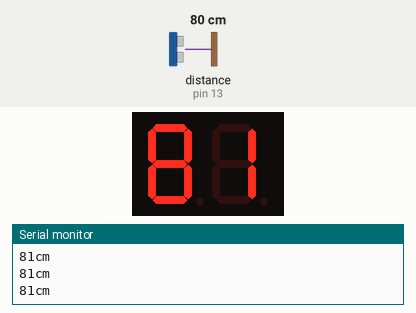
A sketch run on a simulated Arduino Uno, built with avr-gcc and run on an emulated ATmega328P. Parts: 2-digit seven-segment display, the last lines printed to the serial monitor. Wiring (inferred from the names in the program): ultrasonic range finder: trigger pin 12; echo pin 13; 2-digit 7-segment display, segments lit when HIGH: segments pin 9, pin 2, pin 3, pin 5, pin 6, pin 8, pin 7, pin 4; digit selects pin 11, pin 10. The test bench sets the inputs (shaded band); at power-on: distance to the obstacle (sensor on pin 13) 80 cm. The echo pulse lasts 58.3 µs per cm; the segment pins are drawn as the display they are named for.

Above: at 1.2 s.
1.3 s: distance to the obstacle (sensor on pin 13) set to 2 cm
At 2.6 s:
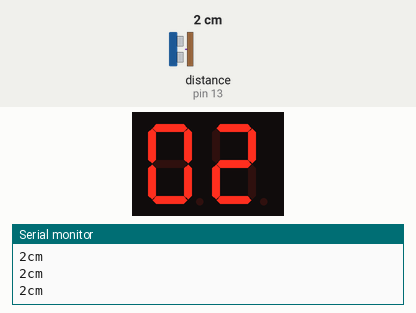
2.9 s: distance to the obstacle (sensor on pin 13) set to 4 cm
At 4.1 s:
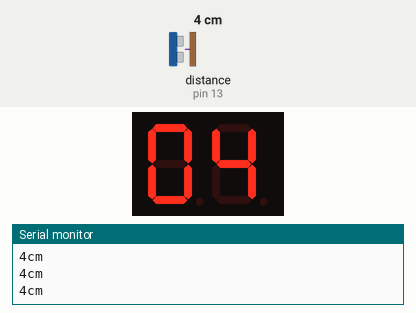
4.4 s: distance to the obstacle (sensor on pin 13) set to 60 cm
At 5.3 s:
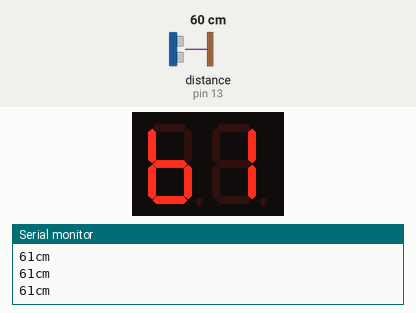
5.9 s: distance to the obstacle (sensor on pin 13) set to 120 cm
At 7.2 s:
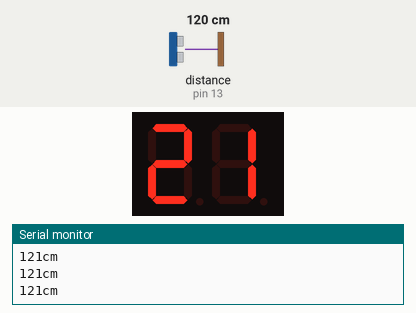
Timing chart, 0 to 8.5 s (numbered marks = the images above; inputs shaded):
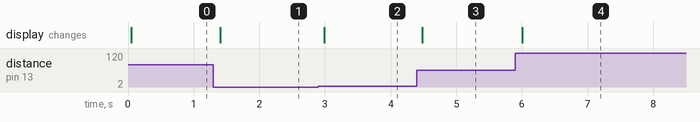

Measured:
- after the input at 1.3 s, the display: changes after 0.11 s (image 1)
- after the input at 2.9 s, the display: changes after 0.09 s (image 2)
- after the input at 4.4 s, the display: changes after 0.08 s (image 3)
- after the input at 5.9 s, the display: changes after 0.10 s (image 4)

The sketch:

Project1_PengukurJarak.ino
```cpp
/*  * SevenSegmentMpx sketch
    * Shows numbers ranging from 0 through 99 on a four-digit display
    * This example displays the value of a sensor connected to an analog input */

// bits representing segments A through G (and decimal point) for numerals 0-9

const int trigPin = 12;
const int echoPin = 13;
const int numeral[10] = {
  //ABCDEFG /dp
  B11111100,  // 0
  B01100000,  // 1
  B11011010,  // 2
  B11110010,  // 3
  B01100110,  // 4
  B10110110,  // 5
  B00111110,  // 6
  B11100000,  // 7
  B11111110,  // 8
  B11100110,  // 9
};

// pins for decimal point and each segment
// dp,G,F,E,D,C,B,A

const int segmentPins[] = { 4,7,8,6,5,3,2,9};
const int nbrDigits= 2;  // the number of digits in the LED display
                         //dig  1  2
const int digitPins[nbrDigits] = {11,10};
void setup() {
  Serial.begin(9600);
  for(int i=0; i < 8; i++)
  pinMode(segmentPins[i], OUTPUT);

// set segment and DP pins to output
  for(int i=0; i < nbrDigits; i++)
  pinMode(digitPins[i], OUTPUT);
}

void loop() {
  // establish variables for duration of the ping,
  // and the distance result in inches and centimeters:
  long duration, inches, cm;

  // The sensor is triggered by a HIGH pulse of 10 or more microseconds.
  // Give a short LOW pulse beforehand to ensure a clean HIGH pulse:
  pinMode(trigPin, OUTPUT);
  digitalWrite(trigPin, LOW);
  delayMicroseconds(2);
  digitalWrite(trigPin, HIGH);
  delayMicroseconds(10);
  digitalWrite(trigPin, LOW);

  // Read the signal from the sensor: a HIGH pulse whose
  // duration is the time (in microseconds) from the sending
  // of the ping to the reception of its echo off of an object.
  pinMode(echoPin, INPUT);
  duration = pulseIn(echoPin, HIGH);

  // convert the time into a distance
  inches = microsecondsToInches(duration);
  cm = microsecondsToCentimeters(duration);
  cm = cm + 1;


  Serial.print(cm);
  Serial.print("cm");
  Serial.println();

  showNumber(cm);
}

void showNumber( int number) {
  if(number == 0)
    showDigit( 0, nbrDigits-1) ; // display 0 in the rightmost digit
  else  {    // display the value corresponding to each digit    // leftmost digit is 0, rightmost is one less than the number of places
  for( int digit = nbrDigits-1; digit >= 0; digit--)    {
    if(number > 0)      {
      showDigit( number % 10,digit)  ;
      number = number / 10;
    } else if (number == 0) {
      showDigit( number % 10,digit) ;
    }
    }
  }
}

// Displays given number on a 7-segment display at the given digit position

void showDigit( int number, int digit) {
  digitalWrite( digitPins[digit], HIGH );
  for(int segment = 1; segment < 8; segment++)  {
    boolean isBitSet = bitRead(numeral[number], segment);    // isBitSet will be true if given bit is 1
    //isBitSet = ! isBitSet; // remove this line if common cathode display
    digitalWrite( segmentPins[segment], isBitSet);
  }
  delay(10);
  digitalWrite( digitPins[digit], LOW );
}


long microsecondsToInches(long microseconds)
{
  return microseconds / 74 / 2;
}

long microsecondsToCentimeters(long microseconds)
{
  return microseconds / 29 / 2;
}
```
